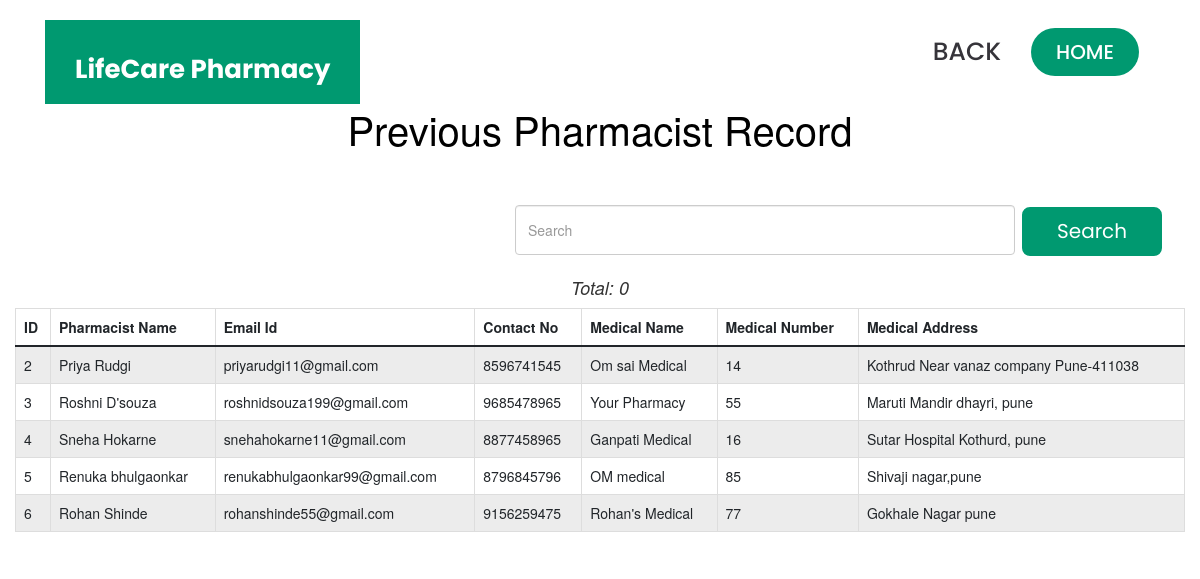
Page /pharmadetails on the committed database.
### home/models.py (models this page shows)
class Reg(models.Model):
    name = models.CharField(max_length=50)
    email = models.CharField(max_length=122)
    contactno = models.CharField(max_length=12)
    password = models.CharField(max_length=12)
    re_password = models.CharField(max_length=40)
    mname = models.CharField(max_length=50, null=True)
    medicalno = models.CharField(max_length=50, null=True)
    maddress = models.CharField(max_length=500, null=True)

### home/views.py (the view)
# urls.py: path("pharmadetails", views.pharmadetails, name='pharmadetails'),
def pharmadetails(request):
    all_data = Reg.objects.all()
    return render(request,"pharmadetails.html", {'Reg':all_data})

### templates/pharmadetails.html (shortened to what this page needs)
<!DOCTYPE html>
<html lang="en">
<head>
  <link href="static/assets/vendor/aos/aos.css" rel="stylesheet">
  <link href="static/assets/vendor/bootstrap/css/bootstrap.min.css" rel="stylesheet">
  <link href="static/assets/vendor/bootstrap-icons/bootstrap-icons.css" rel="stylesheet">
  <link href="static/assets/vendor/boxicons/css/boxicons.min.css" rel="stylesheet">
  <link href="static/assets/vendor/glightbox/css/glightbox.min.css" rel="stylesheet">
  <link href="static/assets/vendor/remixicon/remixicon.css" rel="stylesheet">
  <link href="static/assets/vendor/swiper/swiper-bundle.min.css" rel="stylesheet">
  <link href="static/assets/css/style.css" rel="stylesheet">
<link href="//netdna.bootstrapcdn.com/bootstrap/3.0.3/css/bootstrap.min.css" rel="stylesheet" id="bootstrap-css">
 </head>
 <body>
  <header id="header" class="fixed-top d-flex align-items-center">
    <div class="container">
      <div class="header-container d-flex align-items-center justify-content-between">
        <div class="logo">
          <h1 class="text-light"><a href="index.html"><span>LifeCare Pharmacy</span></a></h1>
        </div>
        <nav id="navbar" class="navbar" >
          <ul>
            <li><a class="nav-link scrollto" href="/pharmadashboard" style=" font-size:25px;">Back</a></li>
            <li><a class="getstarted scrollto" href="/" style=" font-size:20px;"> Home</a></li>
          </ul>
        </nav>
      </div>
    </div>
  </header>
{% block body %}
<br><br><br><br>
<br><div style="padding-bottom: 18px; font-size : 40px; text-align : center;color:black; background-color: ">Previous Pharmacist Record</div></br>
<div style="margin-top:10px" class="form-group">
                                    <div class="col-sm-12 controls">
<form method="get" action="/search3" class="d-flex">
        <input name="q" id="q" class="form-control me-2" type="search3" placeholder="Search" aria-label="Search3" style=" margin-left:500px; width:500px; height:50px;">
        <button class="btn btn-outline-primary" type="submit" style=" color:#fff;">Search</button>
      </form>
                                      </div>
<div class="container-fluid">
   <div class="row">
        <div class="col-md-12">
            <h4 class="text-center"><em>Total: {{messages|length}}</em></h4>
            <table class="table table-bordered table-striped table-hover">
                <thead class="thead-dark">
                    <tr>
                        <th>ID</th>
                        <th>Pharmacist Name</th>
                        <th>Email Id</th>
                        <th>Contact No</th>
                        <th>Medical Name</th>
                        <th>Medical Number</th>
                        <th>Medical Address</th>
                    </tr>
                </thead>
                <tbody>
                    {% for all_data in Reg %}
                        <tr>
                            <td>{{all_data.id}}</td>
                            <td>{{all_data.name}}</td>
                            <td>{{all_data.email}}</td>
                            <td>{{all_data.contactno}}</td>
                            <td>{{all_data.mname}}</td>
                            <td>{{all_data.medicalno}}</td>
                            <td>{{all_data.maddress}}</td>
                        </tr>
                    {% endfor%}
                </tbody>
            </table>
        </div>
    </div>
</div>
{% endblock body %}

### static/assets/css/style.css (style rules this page uses)
body { font-family: "Open Sans", sans-serif; color: #444444; }
a { color: #009970; text-decoration: none; }
h1, h2, h3, h4, h5, h6 { font-family: "Raleway", sans-serif; }
#header { transition: all 0.5s; z-index: 997; transition: all 0.5s; top: 20px; }
#header .header-container { background: #fff; }
#header .logo { overflow: hidden; padding: 16px 30px 12px 30px; background: #009970; }
#header .logo h1 { font-size: 26px; padding: 0; line-height: 1; font-weight: 700; font-family: "Poppins", sans-serif; }
#header .logo h1 a, #header .logo h1 a:hover { color: #fff; text-decoration: none; }
.navbar { padding: 0; }
.navbar ul { margin: 0; padding: 0; display: flex; list-style: none; align-items: center; }
.navbar li { position: relative; }
.navbar a { display: flex; align-items: center; justify-content: space-between; padding: 10px 0 10px 30px; color: #36343a; transition: 0.3s; font-size: 13px; font-weight: 500; text-transform: uppercase; font-family: "Poppins", sans-serif; white-space: nowrap; transition: 0.3s; }
.navbar .getstarted { background: #009970; padding: 10px 25px; margin-left: 30px; margin-right: 15px; border-radius: 50px; color: #fff; }

### templates/pharmadetails.html (style rules this page uses)
button[type="submit"] { font-family: "Poppins", sans-serif; background: #009970; border:2px solid #fff; padding: 10px 35px; transition: 0.5s; border-radius: ; color: #fff; align: center; font-size: 20px; border-radius: 10px; }

### rows in the picture
Reg: id "2", name "Priya Rudgi", email "priyarudgi11@gmail.com", contactno "8596741545", mname "Om sai Medical", medicalno "14", maddress "Kothrud Near vanaz company Pune-411038"
Reg: id "3", name "Roshni D'souza", email "roshnidsouza199@gmail.com", contactno "9685478965", mname "Your Pharmacy", medicalno "55", maddress "Maruti Mandir dhayri, pune"
Reg: id "4", name "Sneha Hokarne", email "snehahokarne11@gmail.com", contactno "8877458965", mname "Ganpati Medical", medicalno "16", maddress "Sutar Hospital Kothurd, pune"
Reg: id "5", name "Renuka bhulgaonkar", email "renukabhulgaonkar99@gmail.com", contactno "8796845796", mname "OM medical", medicalno "85", maddress "Shivaji nagar,pune"
Reg: id "6", name "Rohan Shinde", email "rohanshinde55@gmail.com", contactno "9156259475", mname "Rohan's Medical", medicalno "77", maddress "Gokhale Nagar pune"

### other values in the picture
{{ messages|length }} "0"
